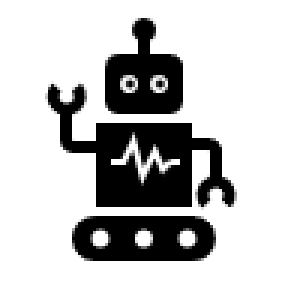
#> input picture media/robo.png, 96 x 96 px (shown 3 times larger)
$ jupyter execute --allow-errors simulation.ipynb
#> lines starting #> are read from the running program, lines starting #| are printed output that depends on the picture
[cell 1]
import numpy as np
import matplotlib.pyplot as plt
import matplotlib.patches as patches
import matplotlib.image as image
from PIL import Image
from matplotlib.offsetbox import (OffsetImage, AnnotationBbox)

import math

[cell 2]
from env import (RoboMap, Object, Robot)

[cell 3]
# im = Image.open('media/robo.png')
# plt.imshow(im)

[cell 4]
len_lidar_arr = np.random.randint(0,300)
# scan_ranges = np.random.

Assume that the Map ranges from 0m to 2m distance. In a continuous space.

[cell 5]
plt.figure(figsize=(10,10))
#plt.plot()

[cell 6]
fig, ax = plt.subplots()

# Add robot to axis
robo_file = 'media/robo.png'
robo = image.imread(robo_file)
#> robo is the input picture: shape (96, 96, 4) float32; mean R, G, B, A 0, 0, 0, 0.241
#The OffsetBox is a simple container artist.
#The child artists are meant to be drawn at a relative position to its #parent.
imagebox = OffsetImage(robo, zoom = 1)
#Annotation box for solar pv logo
#Container for the imagebox referring to a specific position *xy*.
ab = AnnotationBbox(imagebox, (0, 0), frameon = False)
ax.add_artist(ab)

ax.plot()

[cell 7]
theta = math.radians(90)

rot_mat = np.array([[np.cos(theta), np.sin(theta)],[-np.sin(theta), np.cos(theta)]])
v = np.array([1,1])

rot_mat @ v

[cell 8]
fn = lambda x: np.array([-x[1], x[0]])
fn(np.array([0,-1])).dot(np.array([0,1]))

[cell 9]
# [5 lines left out: function perp, not called in this run]

[cell 10]
A = np.array([[0,0],[2,0]])
B = np.array([[1,-1],[1,1]])

a1, a2 = A
b1, b2 = B

origin_a = {'x': a1[0], 'y': a1[1]} #a1
dir_a = {'x': (a2 - a1)[0], 'y': (a2 - a1)[1]} #a2 - a1
origin_b = {'x': b1[0], 'y': b1[1]} #b1
dir_b = {'x': (b2 - a1)[0], 'y': (b2 - a1)[1]} #b2 - a1

# intersection point p
p = {'x': np.zeros(2), 'y': np.zeros(2)}
#p.x =

#origin_b + dir_b * s = origin_a + dir_a * t

[cell 11]
# def do_rays_intersect(a1, a2, b1, b2):
#     u = (a1[1] * b2[0] + b2[1] * a2[0] - a2[1] * b2[0] - b2[1] * a1[0]) / (b1[0] * b2[1] - b1[1] * b2[0])
#     (a1[0] + b1[0] * u - a2[0]) /

[cell 12]
# [8 lines left out: function get_intersect, not called in this run]

A = np.array([[0,0],[2,0]])
B = np.array([[1,-1],[1,1]])

a1, a2 = A
b1, b2 = B


da = a2-a1
db = b2-b1
dp = a1-b1

c = np.empty_like(da)
c[0] = -da[1]
c[1] = da[0]

dap = c

denom = np.dot(dap, db)

num = np.dot(dap, dp)

intersec = (num/denom)*db + b1
intersec

#perp(da)

[cell 13]
class Robot():
    def __init__(self, origin, vel, rot = np.pi, laser_range = 5, total_lidar_scans = 10, lidar_scan_std = 5):
        self.X, self.Y = origin
        self.vel = vel # velocity in m/s
        self.rot = rot
        self.angle = rot
        self.laser_range = laser_range

        self.ranges = np.zeros([total_lidar_scans + np.random.randint(lidar_scan_std),2,2])
        self._calc_lidar_ranges()


    def move(self, time):
        """ time in seconds """
        for t in range(time):
            self.X += round(self.get_ank(self.angle, self.vel), 2)
            self.Y += round(self.get_gek(self.angle, self.vel), 2)
        return self.X, self.Y

    def rotate(self, angle):
        """ time in seconds """
        self.angle += angle

    def get_ank(self, angle, hyp):
        return np.cos(angle) * hyp

    def get_gek(self, angle, hyp):
        return np.sin(angle) * hyp

    def _rotate_vector(self, theta, v):
        rot_matr = np.array([[np.cos(theta), np.sin(theta)],[-np.sin(theta), np.cos(theta)]])
        return rot_matr @ v

    def _calc_lidar_ranges(self):
        #ranges = np.zeros([,2])
        for i in range(self.ranges.shape[0]):
            ang = i * ( (2 * np.pi) / len(self.ranges) )
            startp = np.array([self.X, self.Y])
            endp = startp + self._rotate_vector(ang, self.laser_range * np.array([1, 0]))
            vec = np.array([startp, endp])

            self.ranges[i] = vec

        #self.ranges = np.array([i * ( (2 * np.pi) / len(self.ranges) ) for i in range(len(self.ranges))])

    def get_lidar_ranges(self): #, robomap):
        return self.ranges

        #self.ranges = []
        #for i in range(365):
        #    1/i * (np.pi * 2)

[cell 14]
class RoboMap():
    """Class for whole map, which contains multiple Objects
        width: in m
        height: in m"""
    def __init__(self, width, height, plot_scale=0.5):
        self.width = width
        self.height = height
        self.objects = []
        self.plot_scale = plot_scale

    def get_width(self):
        return self.width

    def get_height(self):
        return self.height

    def add_object(self, obj):
        self.objects.append(obj)

    def get_objects(self):
        return self.objects

    def add_robo(self, robo):
        self.robo = robo

    # source: https://web.archive.org/web/20111108065352/https://www.cs.mun.ca/~rod/2500/notes/numpy-arrays/numpy-arrays.html
    #
    # line segment intersection using vectors
    # see Computer Graphics by F.S. Hill
    #
    def perp(self, a ) :
        b = np.empty_like(a)
        b[0] = -a[1]
        b[1] = a[0]
        return b

    # line segment a given by endpoints a1, a2
    # line segment b given by endpoints b1, b2
    # return
    def get_intersect(self, a1,a2, b1,b2) :
        da = a2-a1
        db = b2-b1
        dp = a1-b1
        dap = self.perp(da)
        denom = np.dot( dap, db)
        num = np.dot( dap, dp )
        if denom == 0:
            return None
        intersec = (num / denom)*db + b1

        delta = 1e-3

        # check if calculated intersection is actually between the lines
        condx_a = min(a1[0], a2[0])-delta <= intersec[0] and max(a1[0], a2[0])+delta >= intersec[0] #within line segment a1_x-a2_x
        condx_b = min(b1[0], b2[0])-delta <= intersec[0] and max(b1[0], b2[0])+delta >= intersec[0] #within line segment b1_x-b2_x
        condy_a = min(a1[1], a2[1])-delta <= intersec[1] and max(a1[1], a2[1])+delta >= intersec[1] #within line segment a1_y-b1_y
        condy_b = min(b1[1], b2[1])-delta <= intersec[1] and max(b1[1], b2[1])+delta >= intersec[1] #within line segment a2_y-b2_y
        if not (condx_a and condy_a and condx_b and condy_b):
            intersec = None #line segments do not intercept i.e. interception is away from from the line segments

        return intersec

    def _draw_scatter(self, ax, data):
        if len(data.shape) == 1:
            ax.scatter([data[0]], [data[1]])
        else:
            ax.scatter(data[0,:], data[1,:])

    def _draw_line(self, ax, startp, endp, c='black', ls='-'):
        ax.plot([startp[0], endp[0]], [startp[1], endp[1]], c=c, ls=ls)


    def draw_map(self, show_lidar=False):
        # function to plot the map using matplotlib

        # Create figure and axes
#> called with show_lidar = True
        fig, ax = plt.subplots(figsize = (self.width * self.plot_scale + 2, self.height * self.plot_scale + 2))

        # Add outlines of map as rectangle
        rect = patches.Rectangle((0, 0), self.width, self.height, linewidth=1, edgecolor='b', facecolor='none')
        ax.add_patch(rect)

        # Add objects to map
        all_segments = []
        for obj in self.objects:
            all_segments.append(obj.get_points())
            rect = patches.Rectangle((obj.pos[0], obj.pos[1]), obj.shape[0], obj.shape[1], linewidth=1, edgecolor='g', facecolor='none')
            ax.add_patch(rect)

        all_segments = np.array(all_segments)
        all_segments = all_segments.reshape(all_segments.shape[0] * all_segments.shape[1], all_segments.shape[2], all_segments.shape[3])

        # Add robot to axis
        robo_file = 'media/robo.png'
        robo = image.imread(robo_file)
        #The OffsetBox is a simple container artist.
        #The child artists are meant to be drawn at a relative position to its #parent.
        imagebox = OffsetImage(robo, zoom = 0.5)
        #Annotation box for solar pv logo
        #Container for the imagebox referring to a specific position *xy*.
        ab = AnnotationBbox(imagebox, (self.robo.X, self.robo.Y), frameon = False)
        ax.add_artist(ab)

        # show lidar scans
        if show_lidar:
            total_scans = self.robo.ranges.shape[0]


            for laser in self.robo.get_lidar_ranges():
            # [31 lines of commented-out code are left out]

                startpos, endpos = laser

                all_intersecs = []

                ray_intersec = None
                min_d = np.linalg.norm(endpos - startpos)

                for seg in all_segments:

                    intersec = self.get_intersect(startpos, endpos, seg[0], seg[1])
                    if intersec is not None:
                        # get L2 length of vector
                        d = np.linalg.norm(intersec - startpos)
                        if d < min_d:
                            min_d = d
                            ray_intersec = intersec

                if ray_intersec is not None:
                    #print(f'ray_intersec {ray_intersec}')
                    #print(f'ray_intersec.shape {ray_intersec.shape}')
                    self._draw_scatter(ax, ray_intersec)
                    #ax.scatter([ray_intersec[0]/2], [ray_intersec[1]/2])

                #intersec = [self.get_intersect(startpos, endpos, seg[0], seg[1]) for seg in all_segments]

                self._draw_line(ax, startpos, endpos, ls='--')
                #ax.plot([startx/2, endx/2], [starty/2, endy/2], c='black', ls='--')

        # set axis dimensions
        ax.set_xlim([0 - 1/self.plot_scale, (self.width + 1/self.plot_scale) * self.plot_scale + 1 + 1])
        ax.set_xticks(np.arange(0 - 1/self.plot_scale, self.width + 2/self.plot_scale, 1 / self.plot_scale))
        ax.set_ylim([0 - 1/self.plot_scale, (self.height + 1/self.plot_scale) * self.plot_scale + 1])
        ax.set_yticks(np.arange(0 - 1/self.plot_scale, self.height + 2/self.plot_scale, 1 / self.plot_scale))

        fig.savefig('robo_sim.png')
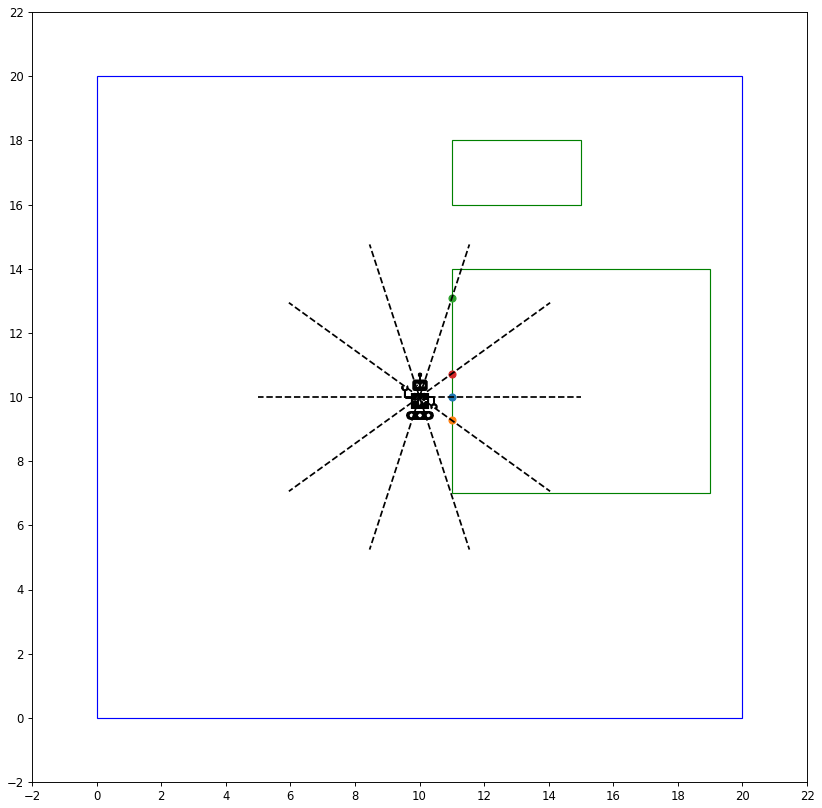
#> figure drawn by matplotlib, 1 panel

        return ax


class Object():
    """Object class for Objects in a 2D space"""
    def __init__(self, pos=(0,0), shape=(0,0), random=True): #X=0, Y=0, width=0, height=0
        if random:
            pos, shape = self.generate_randomly() #X, Y, width, height
        self.pos = np.array(pos)
        self.shape = np.array(shape)

        # [4 lines of commented-out code are left out]


    def generate_randomly(self, map_wid = 20, map_hei = 20, min_wid = 1, min_hei = 1):
        X = int(np.random.rand() * (map_wid - min_wid))
        Y = int(np.random.rand() * (map_hei - min_hei))
        width = np.random.randint(min_wid, map_wid - X ) #* 0.01 # scale width in cm
        height = np.random.randint(min_hei, map_hei - Y) #* 0.01 # scale height in cm
        return (X, Y), (width, height)

    def get_points(self):
        """
        returns segments for each side of object
        bottom, left, up, right
        """

        wid_shift = np.zeros(self.pos.shape[0])
        wid_shift[0] = self.shape[0]
        heig_shift = np.zeros(self.pos.shape[0])
        heig_shift[1] = self.shape[1]

        seg_bottom = [self.pos, self.pos + wid_shift]
        seg_left = [self.pos, self.pos + heig_shift]
        seg_right = [self.pos + wid_shift, self.pos + wid_shift + heig_shift]
        seg_top = [self.pos + heig_shift, self.pos + wid_shift + heig_shift]


        return [seg_bottom, seg_left, seg_right, seg_top]

[cell 15]
arr = np.array([1,2], dtype=np.float64)
arr[0].reshape(1)

[cell 16]
rbMap = RoboMap(20, 20)
rbMap.add_object(Object())
rbMap.add_object(Object())
rbMap.add_robo(Robot(origin=(10,10), vel=0.05))

[cell 17]
#from env import (RoboMap, Object)

[cell 18]
#print(rbMap.get_objects()[0].get_points())


rbMap.draw_map(show_lidar = True).plot()

## Pygame version

[cell 19]
import matplotlib.pyplot as plt

[cell 20]
fig = plt.figure()

ax = fig.add_subplot(111)

#ax.scatter(connected_components[:, 0], connected_components[:, 1], marker='.', c='y', edgecolor='', alpha=0.2)
ax.scatter([1,2,3],[4,5,6], marker='.', c='y', edgecolor='none', alpha=0.8)
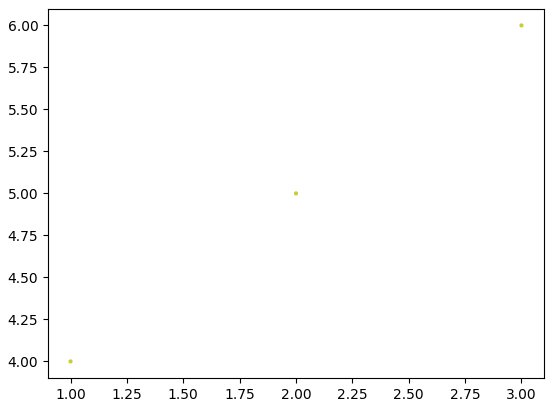
#> figure drawn by matplotlib, 1 panel

------

#> (a cell that did not finish here is left out)

## 2D Point Cloud

### 2D line segment intersection

[cell 22]
A = np.array([[1,1],[1,5]], dtype=np.float32)
B = np.array([[0,3],[5,3]], dtype=np.float32)

plt.plot(A[:,0], A[:,1])
plt.plot(B[:,0], B[:,1])
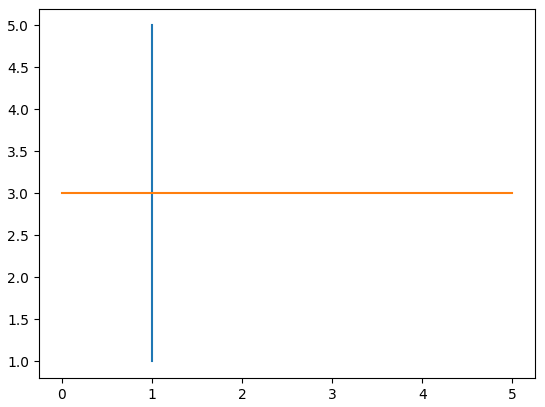
#> figure drawn by matplotlib, 1 panel

[cell 23]
# source: https://web.archive.org/web/20111108065352/https://www.cs.mun.ca/~rod/2500/notes/numpy-arrays/numpy-arrays.html
#
# line segment intersection using vectors
# see Computer Graphics by F.S. Hill
#
def perp( a ) :
    b = np.empty_like(a)
    b[0] = -a[1]
    b[1] = a[0]
    return b

# line segment a given by endpoints a1, a2
# line segment b given by endpoints b1, b2
# return
def get_intersect(a1,a2, b1,b2) :
    da = a2-a1
    db = b2-b1
    dp = a1-b1
    dap = perp(da)
    denom = np.dot( dap, db)
    num = np.dot( dap, dp )
    intersec = (num / denom)*db + b1

    delta = 1e-3

    # check if calculated intersection is actually between the lines
    condx_a = min(a1[0], a2[0])-delta <= intersec[0] and max(a1[0], a2[0])+delta >= intersec[0] #within line segment a1_x-a2_x
    condx_b = min(b1[0], b2[0])-delta <= intersec[0] and max(b1[0], b2[0])+delta >= intersec[0] #within line segment b1_x-b2_x
    condy_a = min(a1[1], a2[1])-delta <= intersec[1] and max(a1[1], a2[1])+delta >= intersec[1] #within line segment a1_y-b1_y
    condy_b = min(b1[1], b2[1])-delta <= intersec[1] and max(b1[1], b2[1])+delta >= intersec[1] #within line segment a2_y-b2_y
    if not (condx_a and condy_a and condx_b and condy_b):
        intersec = None #line segments do not intercept i.e. interception is away from from the line segments

    return intersec

get_intersect(A[0], A[1], B[0], B[1])
# [16 lines of commented-out code are left out]

[cell 24]
rbMap = RoboMap(20, 20)
rbMap.add_object(Object())
rbMap.add_robo(Robot(origin=(5,5), vel=0.05))
rbMap.draw_map(show_lidar = True).plot()
#> call 2 of draw_map, with show_lidar = True
#> in draw_map (call 2), `fig.savefig('robo_sim.png')`:
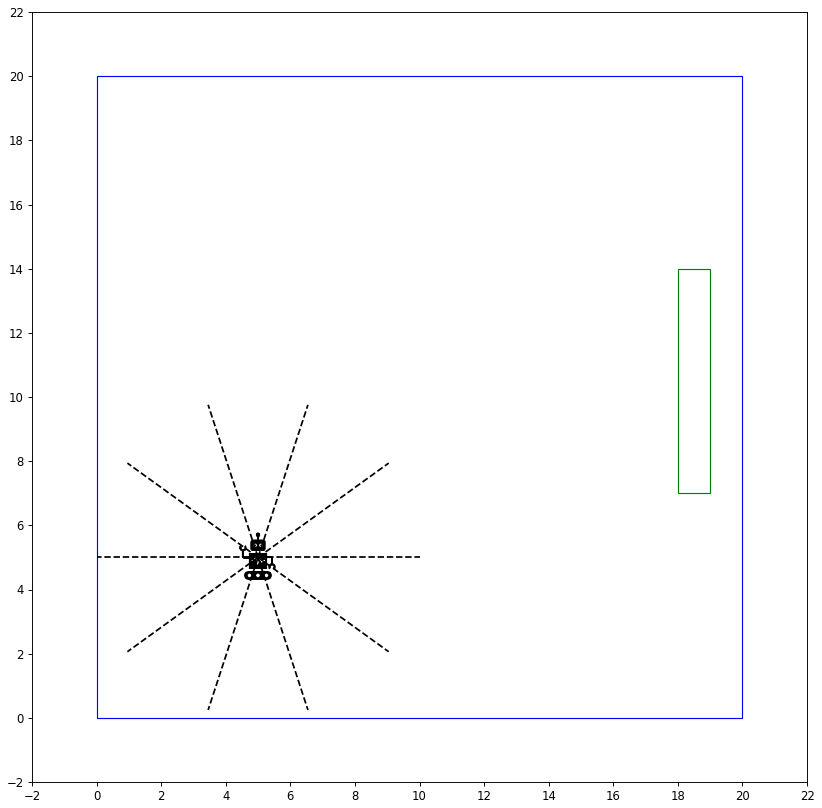
#> figure drawn by matplotlib, 1 panel

[cell 25]
len_ranges = 222
scan_ranges = np.round( (np.random.rand(len_ranges) * 2 - 1), decimals=2)
scan_ranges

[cell 26]
def get_coordinates(ranges):

    origin = (0,0)

    # angle per point
    ang = (2 * np.pi) / len(ranges)

    coords = np.zeros((len(ranges), 3))

    for idx, l in enumerate(ranges):
        theta = idx * ang
        x = np.sin(theta) * l
        y = np.cos(theta) * l


        coords[idx] = [x, y, theta]

    return coords

coords = get_coordinates(scan_ranges)
plt.scatter(coords[:,0], coords[:,1])
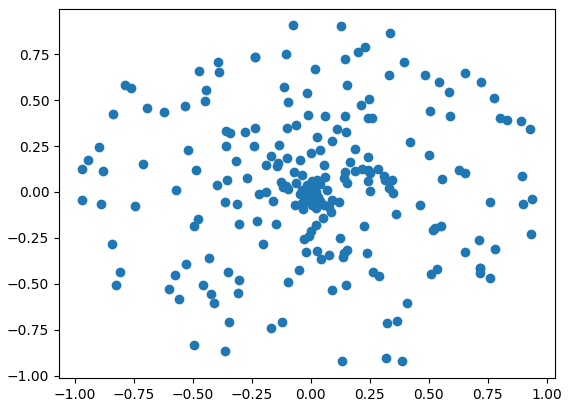
#> figure drawn by matplotlib, 1 panel

#> (a cell that did not finish here is left out)

------

#> (a cell that did not finish here is left out)

[cell 29]
samples = np.random.normal(loc=0, scale=5, size=1000)
#> (the rest of this cell did not finish here and is left out)

[cell 30]
len(samples)

[cell 31]
rb_map = RoboMap(2,2)
rb_map.add_object(Object())
rb_map.add_object(Object())

robo = Robot((0.5,0.5), 0.2)
print(robo.move(2))
robo.rotate(np.pi*1/2)
print(robo.move(1))
